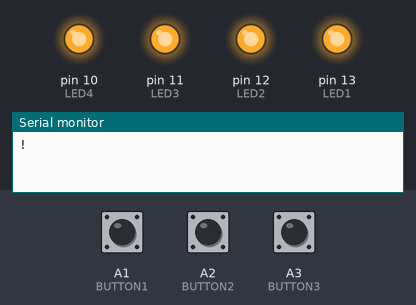
Bench run of a sketch on a simulated Arduino Uno, built with avr-gcc and run on an emulated ATmega328P. On the bench: output pins drawn as LEDs (lit = HIGH), the last lines printed to the serial monitor. Inputs (shaded band) come from the test bench; at power-on: A1 (BUTTON1) HIGH, A2 (BUTTON2) HIGH, A3 (BUTTON3) HIGH. Sleep ends after the set time or at an interrupt.

Above: at 1.2 s.
1.3 s: A1 (BUTTON1) pulled LOW for 0.15 s
At 1.38 s:
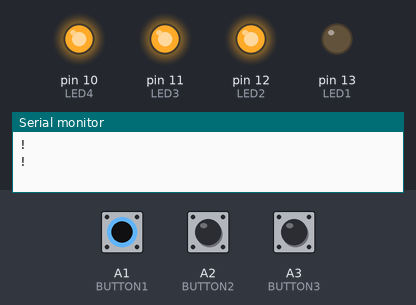
2.9 s: A2 (BUTTON2) pulled LOW for 0.15 s
At 2.98 s:
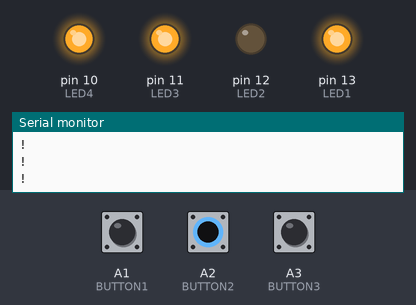
4.5 s: A2 (BUTTON2) pulled LOW for 3.2 s
At 8.1 s:
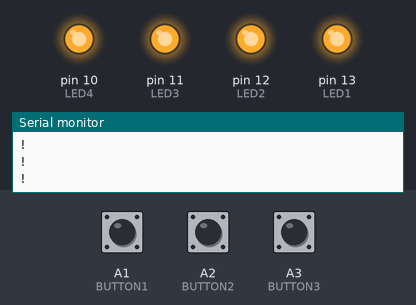
9.2 s: A1 (BUTTON1) pulled LOW for 3.2 s
At 10.4 s:
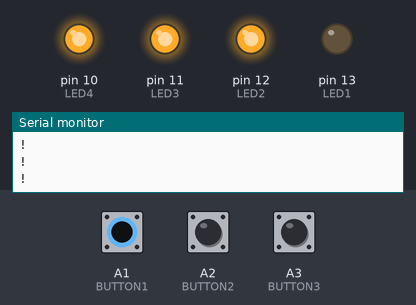
13.9 s: A1 (BUTTON1) driven LOW and A2 (BUTTON2) driven LOW
At 15.2 s:
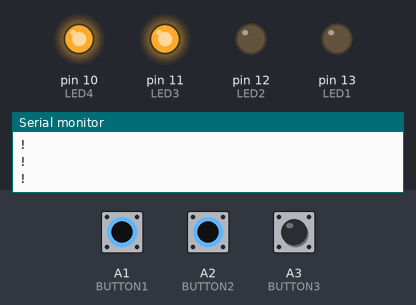
Timing chart, 0 to 16.4 s (numbered marks = the images above; inputs shaded):
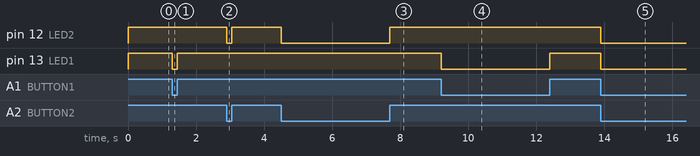

The sketch:

interrupcaochaves.ino
```cpp
#include <avr/sleep.h>
#include <avr/power.h>
#include "pindefs.h"


// globais

volatile int buttonChanged = 0;

void enterSleep(void){
  set_sleep_mode(SLEEP_MODE_PWR_DOWN);
  sleep_enable();
  sleep_mode();/* The program  will continue  from here. */
  /* First thing to do is disable  sleep.  */
  sleep_disable();
}

void pciSetup (byte pin) {
    *digitalPinToPCMSK(pin) |= bit (digitalPinToPCMSKbit(pin));  // enable pin
    PCIFR  |= bit (digitalPinToPCICRbit(pin)); // clear any outstanding interruptjk
    PCICR  |= bit (digitalPinToPCICRbit(pin)); // enable interrupt for the group
}

void disable (byte pin) {
  *digitalPinToPCMSK(pin) &= ~bit (digitalPinToPCMSKbit(pin));
}

ISR (PCINT1_vect) { // handle pin change interrupt for A0 to A5 here
   buttonChanged=1;
 }

void setup() {

  pinMode(LED1, OUTPUT); pinMode(LED2, OUTPUT);
  pinMode (LED3, OUTPUT); pinMode(LED4, OUTPUT);
  digitalWrite(LED1,HIGH); digitalWrite(LED2,HIGH);
  digitalWrite(LED3,HIGH); digitalWrite(LED4,HIGH);
  pinMode (BUTTON1, INPUT_PULLUP);
  pinMode (BUTTON2, INPUT_PULLUP);
  pinMode(BUTTON3, INPUT_PULLUP);

  pciSetup(BUTTON1); pciSetup(BUTTON2); pciSetup(BUTTON3);

  Serial.begin(9600);
}

void loop() {

  Serial.println("! ");delay(10);
  enterSleep();
  if (buttonChanged) {

     digitalWrite(LED1,digitalRead(BUTTON1));
     digitalWrite(LED2,digitalRead(BUTTON2));

     buttonChanged = 0;
  }
}
```

pindefs.h
```cpp
// Botoes:
#define BUTTON1 A1
#define BUTTON2 A2
#define BUTTON3 A3

// Leds
#define LED1 13
#define LED2 12
#define LED3 11
#define LED4 10
```

Measured:
- after the input at 1.3 s, pin 13 (LED1): HIGH → LOW at once, → HIGH 0.15 s later
- after the input at 2.9 s, pin 12 (LED2): HIGH → LOW at once, → HIGH 0.15 s later
- after the input at 4.5 s, pin 12 (LED2): HIGH → LOW at once, → HIGH 3.2 s later
- after the input at 9.2 s, pin 13 (LED1): HIGH → LOW at once, → HIGH 3.2 s later
- after the input at 13.9 s, pin 12 (LED2), pin 13 (LED1): HIGH → LOW at once
